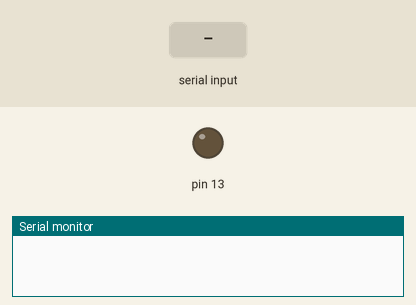
Simulated run of this sketch. Board: Arduino Uno, built with avr-gcc and run on an emulated ATmega328P. On the bench: output pins drawn as LEDs (lit = HIGH), the last lines printed to the serial monitor. The test bench sets the inputs (shaded band).

Above: at 1.2 s.
1.3 s: "ON\n" received over Serial
At 2.1 s:
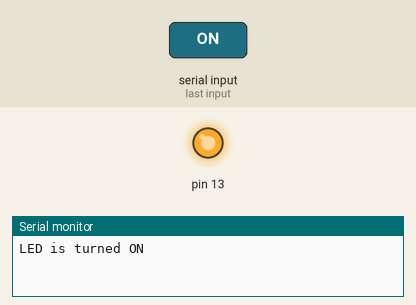
2.8 s: "OFF\n" received over Serial
At 3.2 s:
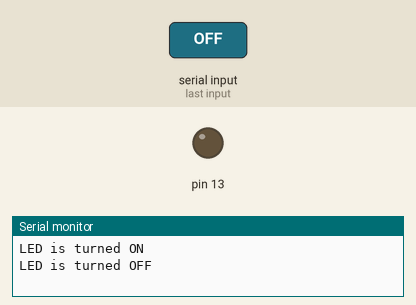
Timing chart, 0 to 5.8 s (numbered marks = the images above; inputs shaded):
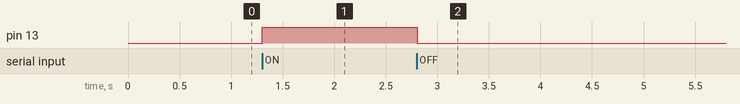

The sketch:

SerialCommand.ino
```cpp
String text;
void setup()
{
  Serial.begin(9600);
  pinMode(13, OUTPUT);
  digitalWrite(13, LOW); // lúc đầu ta để LED tắt
}
void loop()
{
  if(Serial.available()) { // nếu có dữ liệu gửi đến
    text = Serial.readStringUntil('\n'); // đọc giá trị gửi đến cho đến khi gặp kí tự xuống dòng \n

    if(text == "ON") {
        digitalWrite(13,HIGH); // bật LED
        Serial.println("LED is turned ON");  // gửi lại thông báo lên Serial Monitor
    }

    if(text == "OFF") {
        digitalWrite(13,LOW); // tắt LED
        Serial.println("LED is turned OFF");
    }
   }
 }
```

Measured:
- after the input at 1.3 s, pin 13: LOW → HIGH at once
- after the input at 2.8 s, pin 13: HIGH → LOW at once
